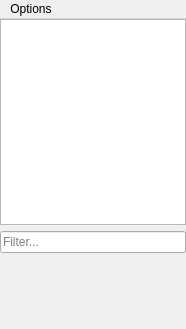
<?xml version="1.0" encoding="UTF-8"?>
<ui version="4.0">
 <class>MainWindow</class>
 <widget class="QMainWindow" name="MainWindow">
  <property name="geometry">
   <rect>
    <x>0</x>
    <y>0</y>
    <width>186</width>
    <height>329</height>
   </rect>
  </property>
  <property name="windowTitle">
   <string>mauto</string>
  </property>
  <property name="dockOptions">
   <set>QMainWindow::AllowTabbedDocks|QMainWindow::AnimatedDocks</set>
  </property>
  <widget class="QWidget" name="centralwidget">
   <property name="styleSheet">
    <string notr="true">border-color: rgb(255, 0, 0);</string>
   </property>
   <layout class="QVBoxLayout" name="verticalLayout_2">
    <property name="margin">
     <number>0</number>
    </property>
    <item>
     <widget class="QListWidget" name="list"/>
    </item>
    <item>
     <widget class="QLineEdit" name="filter">
      <property name="placeholderText">
       <string>Filter...</string>
      </property>
     </widget>
    </item>
    <item>
     <widget class="QPushButton" name="button">
      <property name="sizePolicy">
       <sizepolicy hsizetype="Minimum" vsizetype="Fixed">
        <horstretch>0</horstretch>
        <verstretch>0</verstretch>
       </sizepolicy>
      </property>
      <property name="minimumSize">
       <size>
        <width>64</width>
        <height>64</height>
       </size>
      </property>
      <property name="text">
       <string/>
      </property>
      <property name="iconSize">
       <size>
        <width>48</width>
        <height>48</height>
       </size>
      </property>
      <property name="checkable">
       <bool>false</bool>
      </property>
      <property name="checked">
       <bool>false</bool>
      </property>
      <property name="flat">
       <bool>true</bool>
      </property>
     </widget>
    </item>
    <item>
     <widget class="QFrame" name="rec_group">
      <layout class="QHBoxLayout" name="rec_layout">
       <property name="margin">
        <number>0</number>
       </property>
      </layout>
     </widget>
    </item>
   </layout>
  </widget>
  <widget class="QMenuBar" name="menuBar">
   <property name="geometry">
    <rect>
     <x>0</x>
     <y>0</y>
     <width>186</width>
     <height>18</height>
    </rect>
   </property>
   <widget class="QMenu" name="menuRecorder">
    <property name="title">
     <string>Options</string>
    </property>
    <addaction name="actionClipboard"/>
    <addaction name="separator"/>
    <addaction name="actionRecord"/>
    <addaction name="actionPause"/>
    <addaction name="actionSave"/>
    <addaction name="separator"/>
    <addaction name="actionShowLibrary"/>
    <addaction name="actionPlay"/>
    <addaction name="actionRemove"/>
    <addaction name="separator"/>
    <addaction name="actionShowRecorder"/>
   </widget>
   <addaction name="menuRecorder"/>
  </widget>
  <action name="actionRecording">
   <property name="text">
    <string>Recording</string>
   </property>
  </action>
  <action name="actionPlaylist">
   <property name="text">
    <string>Playlist</string>
   </property>
  </action>
  <action name="actionRecord">
   <property name="text">
    <string>Record</string>
   </property>
  </action>
  <action name="actionPause">
   <property name="text">
    <string>Pause</string>
   </property>
  </action>
  <action name="actionStop">
   <property name="text">
    <string>Stop</string>
   </property>
  </action>
  <action name="actionClipboard">
   <property name="text">
    <string>From clipboard</string>
   </property>
  </action>
  <action name="actionPlay">
   <property name="text">
    <string>Play...</string>
   </property>
  </action>
  <action name="actionRemove">
   <property name="text">
    <string>Remove</string>
   </property>
  </action>
  <action name="actionShowLibrary">
   <property name="text">
    <string>Show Library</string>
   </property>
  </action>
  <action name="actionShowRecorder">
   <property name="text">
    <string>Show Recorder</string>
   </property>
  </action>
  <action name="actionSave">
   <property name="text">
    <string>Save as...</string>
   </property>
  </action>
 </widget>
 <tabstops>
  <tabstop>list</tabstop>
  <tabstop>filter</tabstop>
 </tabstops>
 <resources/>
 <connections/>
</ui>
